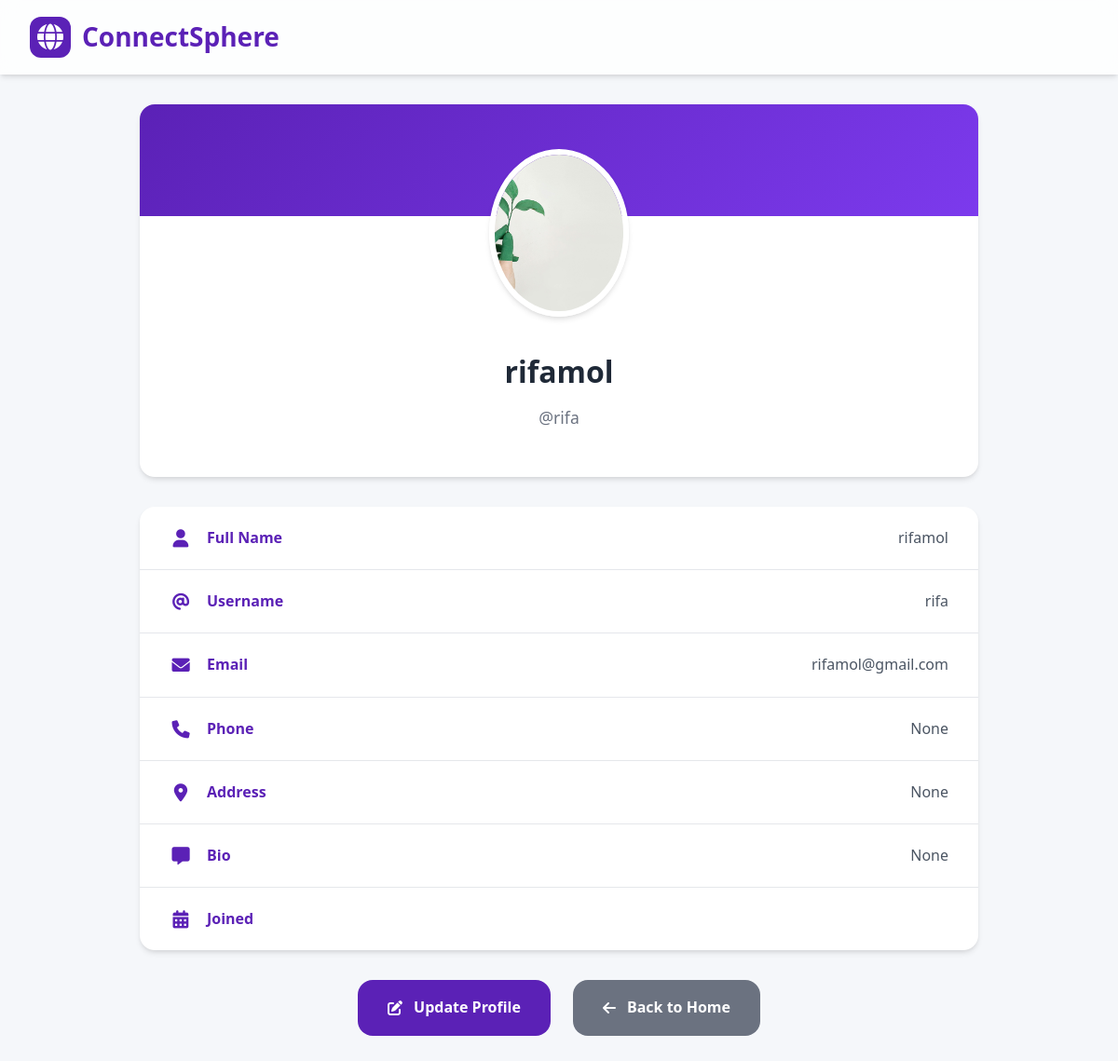
Page /profile/ (signed in) on the committed database.
### connectsphere/models.py (models this page shows, shortened)
class registration(models.Model):
    fullname = models.CharField(max_length=64)
    username = models.CharField(max_length=64)
    email = models.CharField(max_length=64)
    password = models.CharField(max_length=64)
    phone_number = models.CharField(max_length=15, null=True, blank=True)  # Example field
    address = models.TextField(null=True, blank=True)  # Example field
    bio = models.TextField(null=True, blank=True)  # Bio field
    profile_picture = models.ImageField(upload_to='profile_pictures/', blank=True, null=True)
    class Meta:
        db_table = 'connectsphere_registration'  # Map to connectsphere_registration table

### connectsphere/views.py (the view)
# urls.py: path('profile/', profile_view, name='profile'),
def profile_view(request):
    if 'session1' in request.session:  # Check if user is logged in
        user_id = request.session['session1']
        user = registration.objects.get(id=user_id)  # Fetch user details
        return render(request, 'profile.html', {'user': user})
    else:
        return redirect('login')  # Redirect to login if not logged in

### connectsphere/templates/profile.html (shortened to what this page needs)
<!DOCTYPE html>
<html lang="en">
<head>
    <link href="https://cdnjs.cloudflare.com/ajax/libs/font-awesome/6.0.0/css/all.min.css" rel="stylesheet">
</head>
<body>
    <nav class="navbar">
        <div class="nav-container">
            <a href="/" class="logo">
                <i class="fas fa-globe"></i>
                ConnectSphere
            </a>
        </div>
    </nav>
    <div class="container">
        <div class="profile-header">
            {% if user.profile_picture %}
            <img src="{{ user.profile_picture }}" alt="Profile Picture"  class="profile-picture" style="max-width: 150px;">
        {% else %}
            <p>No profile picture uploaded.</p>
        {% endif %}
            <h2>{{ user.fullname }}</h2>
            <p>@{{ user.username }}</p>
        </div>
        <div class="profile-info">
            <div class="info-item">
                <span><i class="fas fa-user"></i> Full Name</span>
                <span>{{ user.fullname }}</span>
            </div>
            <div class="info-item">
                <span><i class="fas fa-at"></i> Username</span>
                <span>{{ user.username }}</span>
            </div>
            <div class="info-item">
                <span><i class="fas fa-envelope"></i> Email</span>
                <span>{{ user.email }}</span>
            </div>
            <div class="info-item">
                <span><i class="fas fa-phone"></i> Phone</span>
                <span>{{ user.phone_number }}</span>
            </div>
            <div class="info-item">
                <span><i class="fas fa-map-marker-alt"></i> Address</span>
                <span>{{ user.address }}</span>
            </div>
            <div class="info-item">
                <span><i class="fas fa-comment-alt"></i> Bio</span>
                <span>{{ user.bio }}</span>
            </div>
            <div class="info-item">
                <span><i class="fas fa-calendar-alt"></i> Joined</span>
            </div>
        </div>
        <div class="button-group">
            <a href="{% url 'update_profile' %}" class="btn">
                <i class="fas fa-edit"></i> Update Profile
            </a>
            <a href="{% url 'homepage' %}" class="btn btn-secondary">
                <i class="fas fa-arrow-left"></i> Back to Home
            </a>
        </div>
    </div>
</body>
</html>

### connectsphere/templates/profile.html (style rules this page uses)
:root { --primary-color: #5b21b6; --primary-light: #7c3aed; --secondary-color: #f3f4f6; --text-color: #1f2937; --border-radius: 16px; --box-shadow: 0 4px 6px -1px rgba(0, 0, 0, 0.1), 0 2px 4px -1px rgba(0, 0, 0, 0.06); }
* { margin: 0; padding: 0; box-sizing: border-box; transition: all 0.3s cubic-bezier(0.4, 0, 0.2, 1); }
body { font-family: 'Segoe UI', Tahoma, Geneva, Verdana, sans-serif; background: #f5f7fa; color: var(--text-color); line-height: 1.7; min-height: 100vh; }
.navbar { background: rgba(255, 255, 255, 0.8); backdrop-filter: blur(10px); padding: 1rem 2rem; box-shadow: var(--box-shadow); position: sticky; top: 0; z-index: 1000; }
.nav-container { max-width: 1200px; margin: 0 auto; display: flex; justify-content: space-between; align-items: center; }
.logo { font-size: 1.75rem; font-weight: 800; color: var(--primary-color); text-decoration: none; display: flex; align-items: center; gap: 0.75rem; }
.logo i { background: var(--primary-color); color: white; padding: 0.5rem; border-radius: 12px; }
.container { width: 90%; max-width: 900px; margin: 2rem auto; animation: slideIn 0.5s ease; }
.profile-header { background: white; padding: 3rem 2rem; border-radius: var(--border-radius); box-shadow: var(--box-shadow); text-align: center; position: relative; overflow: hidden; margin-bottom: 2rem; }
.profile-header::before { content: ''; position: absolute; top: 0; left: 0; right: 0; height: 120px; background: linear-gradient(135deg, var(--primary-color), var(--primary-light)); z-index: 1; }
.profile-picture { width: 180px; height: 180px; border-radius: 50%; border: 6px solid white; box-shadow: var(--box-shadow); margin: 0 auto 1.5rem; position: relative; z-index: 2; cursor: pointer; transition: transform 0.3s ease, box-shadow 0.3s ease; object-fit: cover; }
.profile-header h2 { color: var(--text-color); font-size: 2rem; margin-bottom: 0.5rem; position: relative; z-index: 2; }
.profile-header p { color: #6b7280; font-size: 1.1rem; position: relative; z-index: 2; }
.profile-info { background: white; border-radius: var(--border-radius); box-shadow: var(--box-shadow); overflow: hidden; margin-bottom: 2rem; }
.info-item { display: flex; justify-content: space-between; align-items: center; padding: 1.25rem 2rem; border-bottom: 1px solid #e5e7eb; transition: all 0.3s ease; }
.info-item:last-child { border-bottom: none; }
.info-item span:first-child { display: flex; align-items: center; gap: 1rem; font-weight: 600; color: var(--primary-color); }
.info-item span:last-child { color: #4b5563; }
.info-item i { font-size: 1.2rem; width: 24px; text-align: center; }
.button-group { display: flex; justify-content: center; gap: 1.5rem; margin-top: 2rem; }
.btn { background: var(--primary-color); color: white; border: none; padding: 1rem 2rem; border-radius: var(--border-radius); cursor: pointer; font-weight: 600; text-decoration: none; display: inline-flex; align-items: center; gap: 0.75rem; transition: all 0.3s ease; }
.btn-secondary { background: #6b7280; }

### rows in the picture
registration: profile_picture (picture), fullname "rifamol", username "rifa", email "rifamol@gmail.com", phone_number "None", address "None", bio "None"
